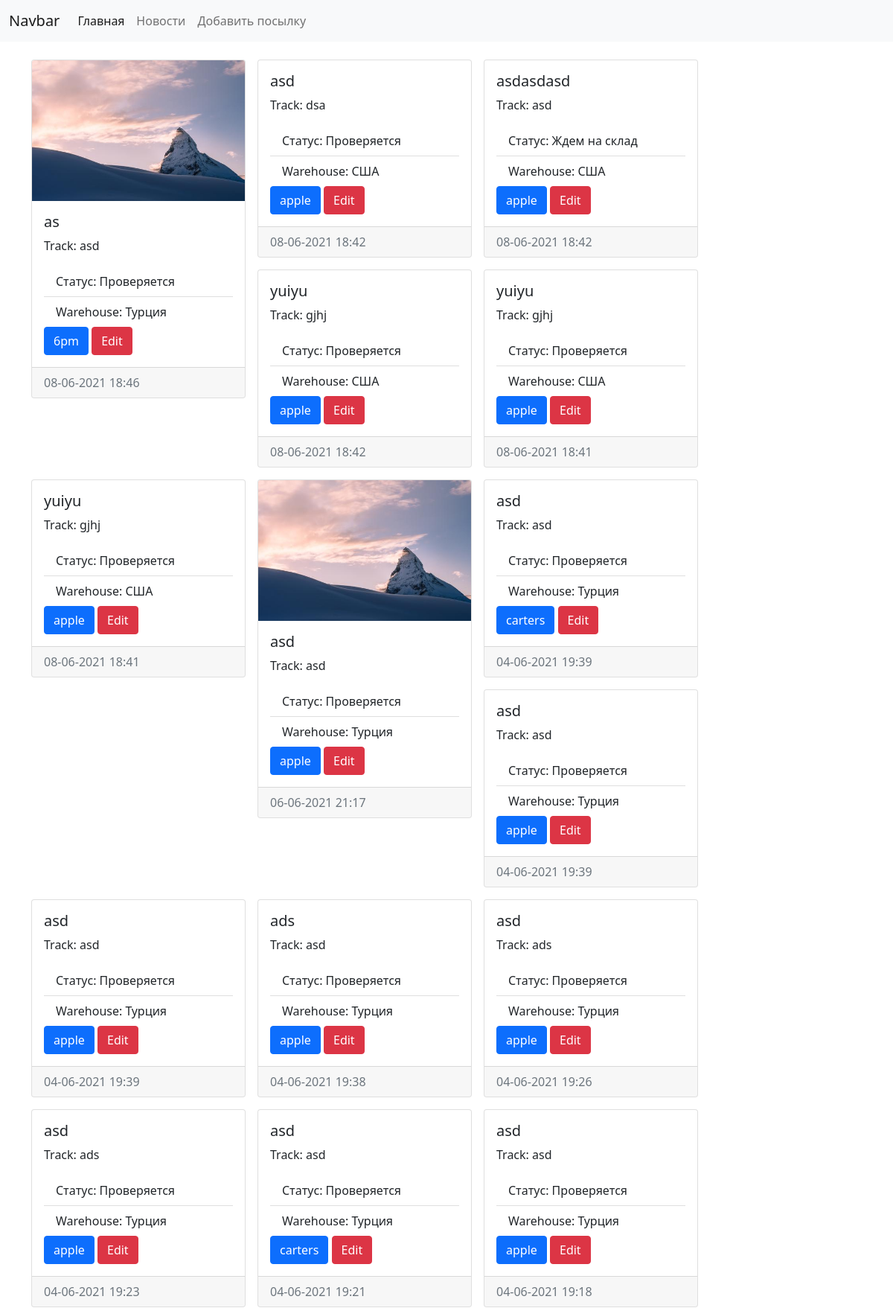
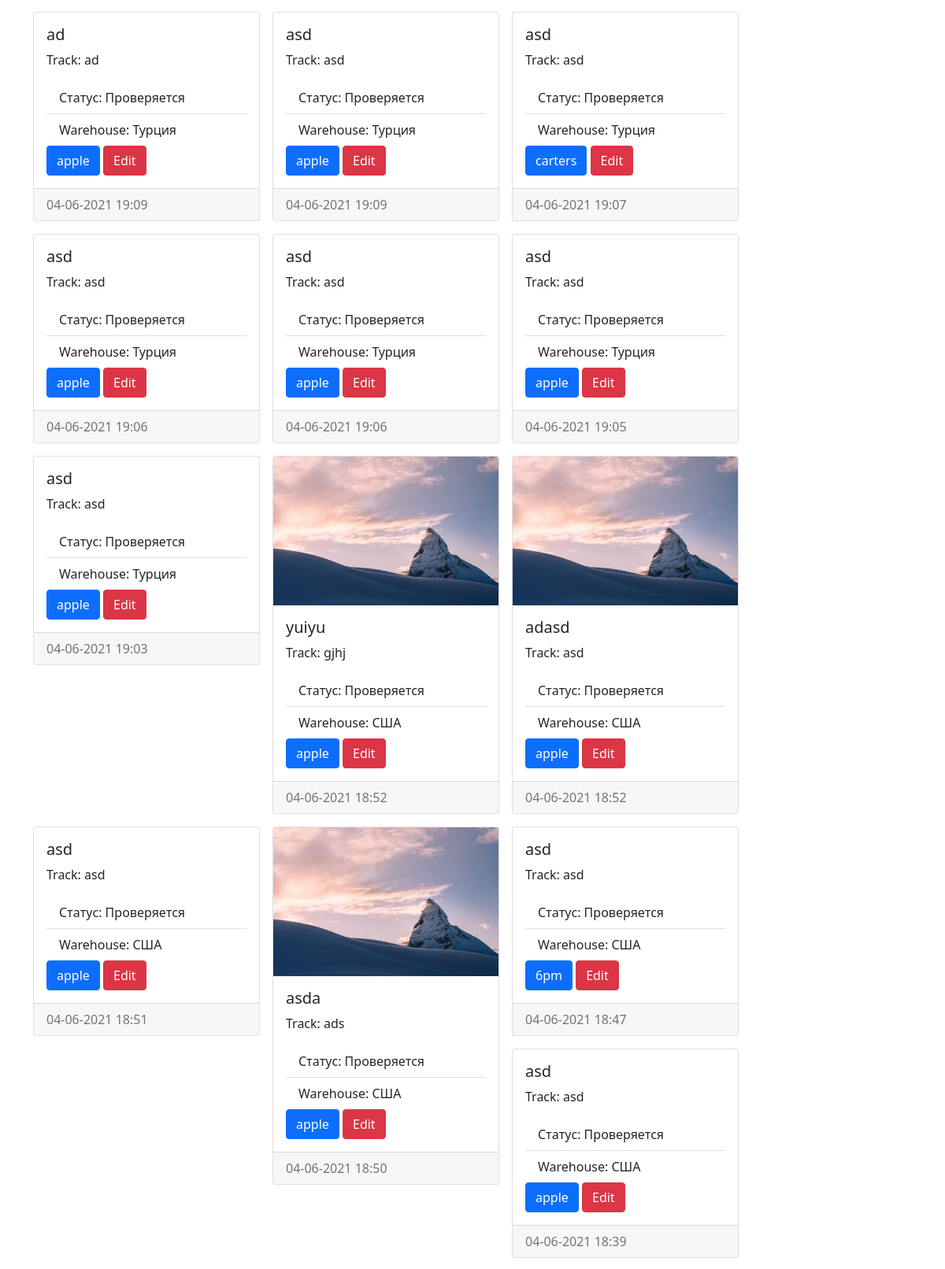
The page / (upper part) on the database its author committed (2 pictures, top to bottom).
### parcels/models.py (models this page shows, shortened)
class Parcel(models.Model):
    STATUS_CHOICES = (
        ('1', 'Проверяется'),
        ('2', 'Ждем на склад'),
        ('3', 'На складе'),
        ('4', 'Отправлена'),
        ('5', 'На обработке'),
        ('6', 'Прибыла'),
        ('7', 'Доставлена заказчику'),
        ('8', 'Неправильный трек-номер'),
        ('9', 'Возвращена отправителю'),
        ('10', 'Задержана на складе'),
        ('11', 'Отменена'),
    )
    WAREHOUSE_CHOICES = (
        ('1', 'США'),
        ('2', 'Турция'),
        ('3', 'Россия'),
    )
    volume_weight = models.BooleanField()
    enter_manually = models.BooleanField()
    name = models.CharField('Название посылки', max_length=50)
    store = models.ForeignKey('Store', on_delete=models.PROTECT, null=True)
    tracking_number = models.CharField('Трекинг номер', max_length=50)
    status = models.CharField(max_length=2, choices=STATUS_CHOICES, default='1')
    warehouse = models.CharField(max_length=2, choices=WAREHOUSE_CHOICES, default='2')
    comment = models.TextField(blank=True)
    user_warehouse = models.ForeignKey(User, null=True, on_delete=models.PROTECT, related_name='+')
    user_client = models.ForeignKey(User, null=True, on_delete=models.PROTECT, related_name='+')
    photo_parcel = models.ImageField('Фотография посылки', upload_to='images/parcels/%Y/%m/%d/', default='', blank=True)
    photo_label = models.ImageField('Фотография лейбла', upload_to='images/parcels/%Y/%m/%d/', default='', blank=True)
    photo_repackaging = models.ImageField('Фотография после переупаковки', upload_to='images/parcels/%Y/%m/%d/', default='', blank=True)
    photo_order = models.ImageField('Фотография заказа', upload_to='images/parcels/%Y/%m/%d/', default='', blank=True)
    date_publish = models.DateTimeField(default=timezone.now)
    date_created = models.DateTimeField(auto_now_add=True, blank=True, null=True)
    date_updated = models.DateTimeField(auto_now=True, blank=True, null=True)
    date_sent = models.DateTimeField(blank=True, null=True)
    date_arrived = models.DateTimeField(blank=True, null=True)
    date_delivered = models.DateTimeField(blank=True, null=True)
    def get_absolute_url(self):
        return reverse('parcel_detail', kwargs={'parcel_id': self.pk})
    class Meta:
        verbose_name = 'Посылка'
        verbose_name_plural = 'Посылки'
        ordering = ['-date_created']

class Store(models.Model):
    name = models.CharField('Магазин', max_length=50)
    class Meta:
        verbose_name = 'Магазин'
        verbose_name_plural = 'Магазины'
    def __str__(self):
        return self.name

### parcels/views.py (the view)
# urls.py: path('', parcels_list, name='home'),
def parcels_list(request):
    parcels = Parcel.objects.all()
    return render(request, 'parcels/index.html', {'parcels': parcels})

### parcels/templates/parcels/index.html
{% extends 'base.html' %}
{% block content %}
    {% for parcel in parcels %}
        <div class="card float-start me-3 mb-3" style="width: 18rem;">
            {% if parcel.photo_parcel %}
                <img src="{{ parcel.photo_parcel.url }}" class="card-img-top" alt="{{ parcel.name }}">
            {% endif %}
            <div class="card-body">
                <h5 class="card-title">{{ parcel.name }}</h5>
                <p class="card-text">Track: {{ parcel.tracking_number }}</p>
                <ul class="list-group list-group-flush">
                    <li class="list-group-item">Статус: {{ parcel.get_status_display }}</li>
                    <li class="list-group-item">Warehouse: {{ parcel.get_warehouse_display }}</li>
                </ul>
                <a href="{{ parcel.get_absolute_url }}" class="btn btn-primary">{{ parcel.store }}</a>
                <a href="{% url 'parcel_edit' parcel.id %}" class="btn btn-primary btn-danger">Edit</a>
            </div>
            <div class="card-footer text-muted">{{ parcel.date_publish|date:'d-m-Y H:i' }}</div>
        </div>
    {% endfor %}
{% endblock %}

### templates/base.html (shortened to what this page needs)
{% load static %}
<!doctype html>
<html lang="en">
<head>
    <link href="https://cdn.jsdelivr.net/npm/bootstrap@5.0.1/dist/css/bootstrap.min.css" rel="stylesheet">
</head>
<body>
{% include 'inc/_nav.html' %}
<div class="container mt-4">
    {% block content %}{% endblock %}
</div>
</body>
</html>

### templates/inc/_nav.html (shortened to what this page needs)
<nav class="navbar navbar-expand-lg navbar-light bg-light">
    <div class="container-fluid">
        <a class="navbar-brand" href="{% url 'home' %}">Navbar</a>
        <div class="collapse navbar-collapse" id="navbarSupportedContent">
            <ul class="navbar-nav me-auto mb-2 mb-lg-0">
                <li class="nav-item"><a class="nav-link active" aria-current="page" href="{% url 'home' %}">Главная</a></li>
                <li class="nav-item"><a class="nav-link" href="{% url 'news' %}">Новости</a></li>
                <li class="nav-item"><a class="nav-link" href="{% url 'parcel_add' %}">Добавить посылку</a></li>
            </ul>
        </div>
    </div>
</nav>

### rows shown on the page
Parcel: photo_parcel (picture), name "as", tracking_number "asd", status "Проверяется", warehouse "Турция", store "6pm", date_publish "08-06-2021 18:46"
Parcel: name "asd", tracking_number "dsa", status "Проверяется", warehouse "США", store "apple", date_publish "08-06-2021 18:42"
Parcel: name "asdasdasd", tracking_number "asd", status "Ждем на склад", warehouse "США", store "apple", date_publish "08-06-2021 18:42"
Parcel: name "yuiyu", tracking_number "gjhj", status "Проверяется", warehouse "США", store "apple", date_publish "08-06-2021 18:42"
Parcel: name "yuiyu", tracking_number "gjhj", status "Проверяется", warehouse "США", store "apple", date_publish "08-06-2021 18:41"
Parcel: name "yuiyu", tracking_number "gjhj", status "Проверяется", warehouse "США", store "apple", date_publish "08-06-2021 18:41"
Parcel: photo_parcel (picture), name "asd", tracking_number "asd", status "Проверяется", warehouse "Турция", store "apple", date_publish "06-06-2021 21:17"
Parcel: name "asd", tracking_number "asd", status "Проверяется", warehouse "Турция", store "carters", date_publish "04-06-2021 19:39"
Parcel: name "asd", tracking_number "asd", status "Проверяется", warehouse "Турция", store "apple", date_publish "04-06-2021 19:39"
Parcel: name "asd", tracking_number "asd", status "Проверяется", warehouse "Турция", store "apple", date_publish "04-06-2021 19:39"
Parcel: name "ads", tracking_number "asd", status "Проверяется", warehouse "Турция", store "apple", date_publish "04-06-2021 19:38"
Parcel: name "asd", tracking_number "ads", status "Проверяется", warehouse "Турция", store "apple", date_publish "04-06-2021 19:26"
Parcel: name "asd", tracking_number "ads", status "Проверяется", warehouse "Турция", store "apple", date_publish "04-06-2021 19:23"
Parcel: name "asd", tracking_number "asd", status "Проверяется", warehouse "Турция", store "carters", date_publish "04-06-2021 19:21"
Parcel: name "asd", tracking_number "asd", status "Проверяется", warehouse "Турция", store "apple", date_publish "04-06-2021 19:18"
Parcel: name "ad", tracking_number "ad", status "Проверяется", warehouse "Турция", store "apple", date_publish "04-06-2021 19:09"
Parcel: name "asd", tracking_number "asd", status "Проверяется", warehouse "Турция", store "apple", date_publish "04-06-2021 19:09"
Parcel: name "asd", tracking_number "asd", status "Проверяется", warehouse "Турция", store "carters", date_publish "04-06-2021 19:07"
Parcel: name "asd", tracking_number "asd", status "Проверяется", warehouse "Турция", store "apple", date_publish "04-06-2021 19:06"
Parcel: name "asd", tracking_number "asd", status "Проверяется", warehouse "Турция", store "apple", date_publish "04-06-2021 19:06"
Parcel: name "asd", tracking_number "asd", status "Проверяется", warehouse "Турция", store "apple", date_publish "04-06-2021 19:05"
Parcel: name "asd", tracking_number "asd", status "Проверяется", warehouse "Турция", store "apple", date_publish "04-06-2021 19:03"
Parcel: photo_parcel (picture), name "yuiyu", tracking_number "gjhj", status "Проверяется", warehouse "США", store "apple", date_publish "04-06-2021 18:52"
Parcel: photo_parcel (picture), name "adasd", tracking_number "asd", status "Проверяется", warehouse "США", store "apple", date_publish "04-06-2021 18:52"
Parcel: name "asd", tracking_number "asd", status "Проверяется", warehouse "США", store "apple", date_publish "04-06-2021 18:51"
Parcel: photo_parcel (picture), name "asda", tracking_number "ads", status "Проверяется", warehouse "США", store "apple", date_publish "04-06-2021 18:50"
Parcel: name "asd", tracking_number "asd", status "Проверяется", warehouse "США", store "6pm", date_publish "04-06-2021 18:47"
Parcel: name "asd", tracking_number "asd", status "Проверяется", warehouse "США", store "apple", date_publish "04-06-2021 18:39"
